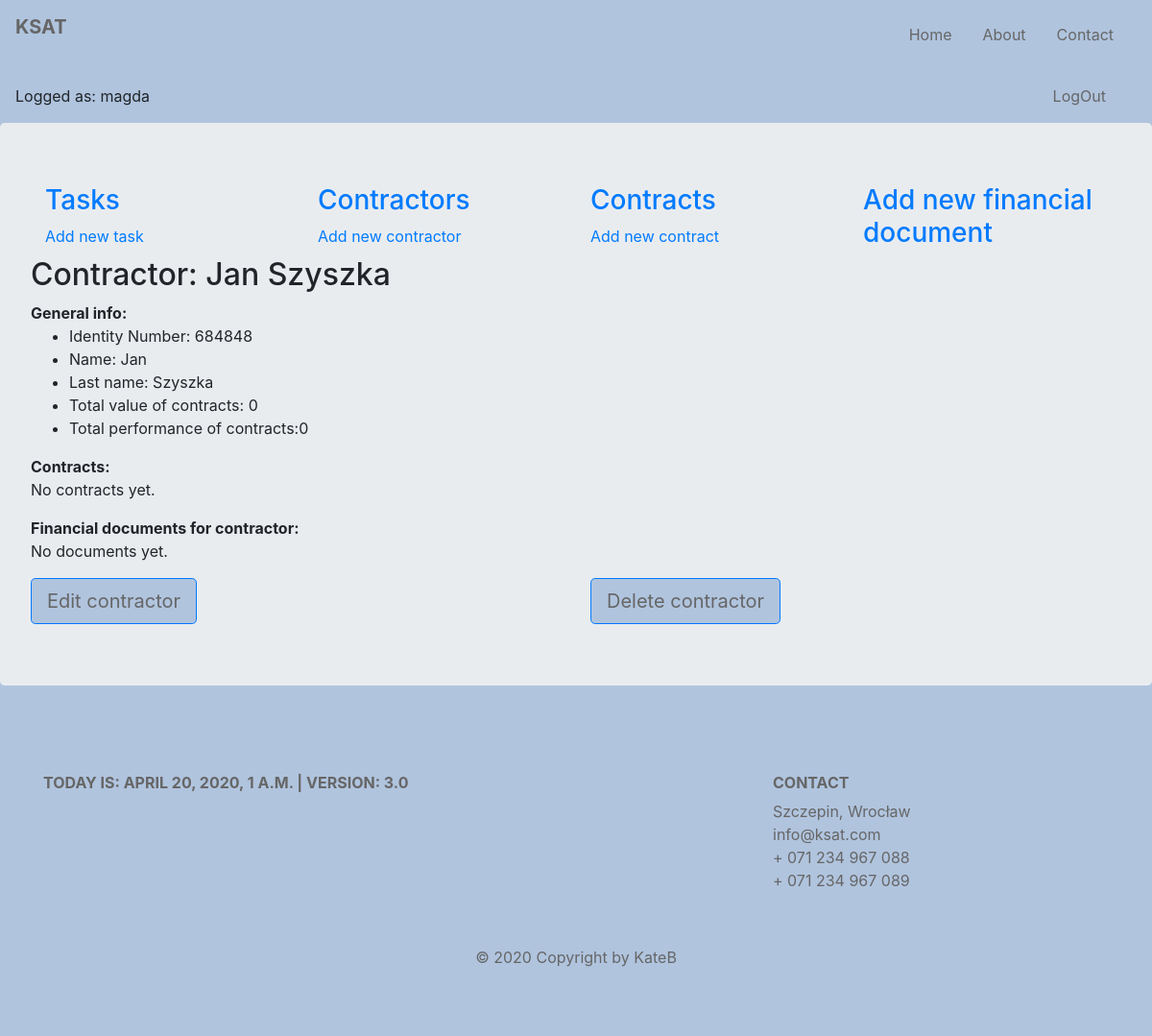
Before: /ksat/contractor/1 (signed in) with the older database file.
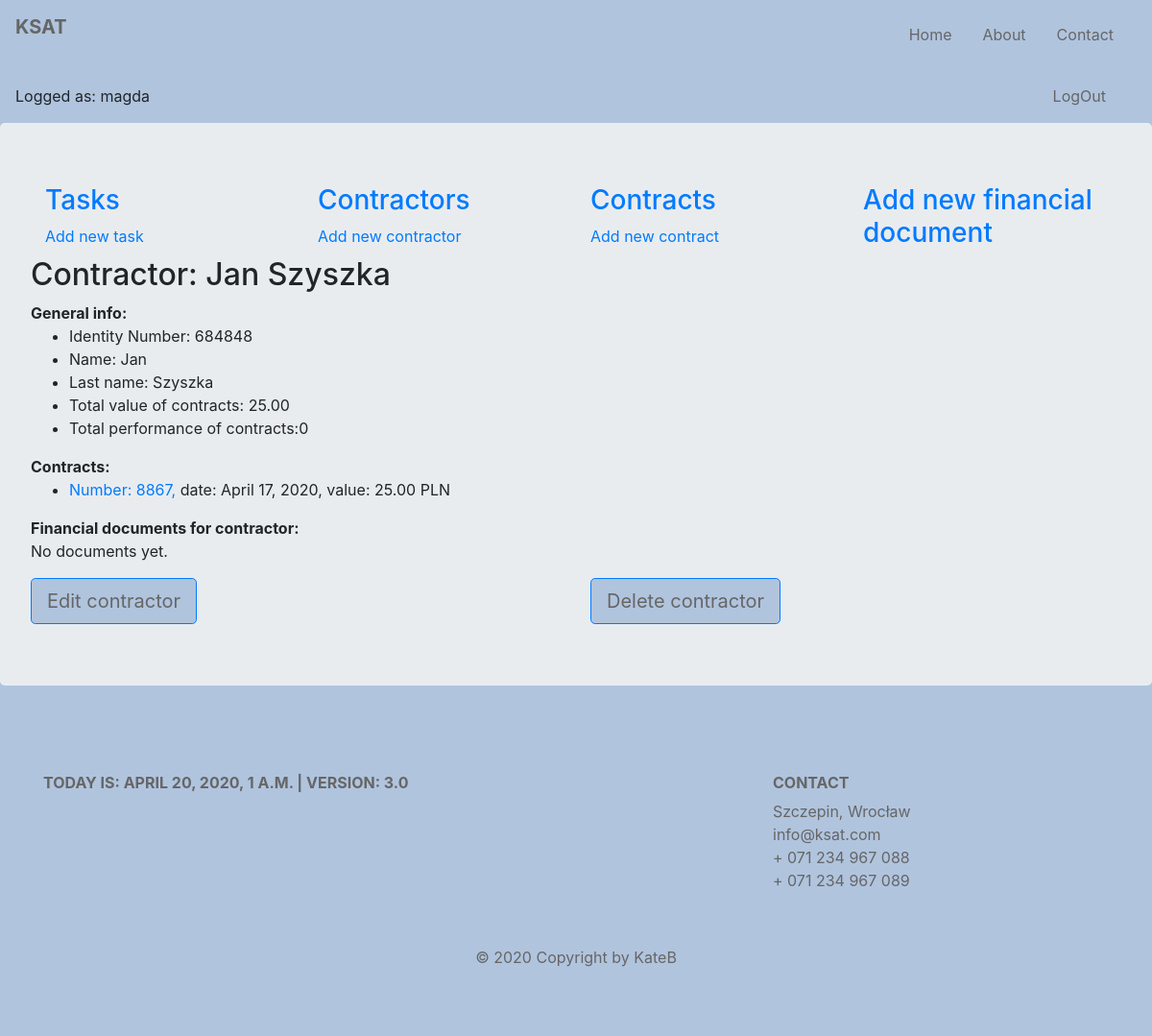
After: the same page with the newer database file.
### budget/models.py (models this page shows, shortened)
class Contractor(models.Model):
    name = models.CharField(max_length=128)
    last_name = models.CharField(max_length=128)
    num = models.SmallIntegerField(blank=True)
    def __str__(self):
        return f'{self.name} {self.last_name}'
    def contracts_value(self):
        contracts_value = 0
        for contract in Contract.objects.filter(contractor=self):
            contracts_value += contract.contract_value()
        return round(contracts_value, 2)
    def contracts_performance(self):
        contracts_performance = 0
        for contract in Contract.objects.filter(contractor=self):
            contracts_performance += contract.contract_performance()
        return round(contracts_performance, 2)
    class Meta:
        default_related_name = 'contractors'
        ordering = ('last_name',)
        verbose_name = 'contractor'

class Contract(models.Model):
    number = models.CharField(max_length=128, unique=True)
    date = models.DateField()
    task = models.ForeignKey(Task, on_delete=models.CASCADE, related_name='contracts', related_query_name='contract')
    contractor = models.ForeignKey(Contractor, default=None, on_delete=models.CASCADE, related_name='contracts',
                                   related_query_name='contract')
    article = models.ManyToManyField(Articles, through='ContractArticle')
    def contract_value(self):
        value = ContractArticle.objects.filter(contract=self).aggregate(total=Sum('value'))['total']
        if value:
            return round(value, 2)
        return 0
    def contract_performance(self):
        fin_docs = FinancialDocument.objects.filter(contract=self)
        performance = 0
        for fin_doc in fin_docs:
            performance += fin_doc.fin_doc_value()
        return round(performance, 2)
    class Meta:
        default_related_name = 'contract'
        ordering = ('number', 'contractor')
        verbose_name = 'contract'

### budget/views.py (the view)
# urls.py: path('contractor/<int:contractor_id>', views.ContractorDetailsView.as_view(), name='contractor_details'),
class ContractorDetailsView(LoginRequiredMixin, DetailView):
    login_url = reverse_lazy('budget:login')
    model = Contractor
    template_name = 'budget/contractor.html'
    context_object_name = 'contractor'
    pk_url_kwarg = 'contractor_id'

### budget/my_context_processor.py (called while the page is built)
def cp(request):
    ctx = {
        "now": django.utils.timezone.now(),
        "version": "3.0"
    }
    return ctx

### budget/templates/budget/contractor.html (shortened to what this page needs)
{% extends 'base.html' %}
{% block content %}
    {{ block.super }}
    <h2>Contractor: {{ contractor }}</h2>
    <div><b>General info:</b>
        <ul>
            <li>Identity Number: {{ contractor.num }}</li>
            <li>Name: {{ contractor.name }}</li>
            <li>Last name: {{ contractor.last_name }}</li>
            <li>Total value of contracts: {{ contractor.contracts_value }} </li>
            <li>Total performance of contracts:{{ contractor.contracts_performance }} </li>
        </ul>
    </div>
    <div>
        <b>Contracts:</b>
    {% if not contractor.contracts.all %}
        <p>No contracts yet.</p>
    {% else %}
        {% for contract in contractor.contracts.all %}
            <ul>
                <li><a href="{% url 'budget:contract_details' contract.id %}">Number: {{ contract.number }},</a>  date: {{ contract.date }}, value: {{ contract.contract_value }} PLN</li>
            </ul>
        {% endfor %}{% endif %}
    </div>
    <div>
        <b>Financial documents for contractor:</b>
    {% if not contractor.fds.all %}<p>No documents yet.</p>
    {% endif %}
    </div>
    <div container>
        <div class="row">
            <div class="col-sm">
    {% if perms.budget.change_contractor %}
        <a class="btn btn-primary btn-lg" href="{% url 'budget:edit_contractor' contractor.id %}" role="button">
            Edit contractor</a></div>{% endif %}
         <div class="col-sm">
    {% if perms.budget.delete_contractor %}
        <a class="btn btn-primary btn-lg" href="{% url 'budget:delete_contractor' contractor.id %}" role="button">
            Delete contractor</a></div>{% endif %}
        </div>
    </div>
{% endblock %}

Changed rows visible on the page:
computed for Contractor "Jan Szyszka": contracts_value "0" → "25.00"
added Contract: number "8867", date "April 17, 2020", contract_value "25.00"
Other visible differences:
text no longer shown: "No contracts yet."
